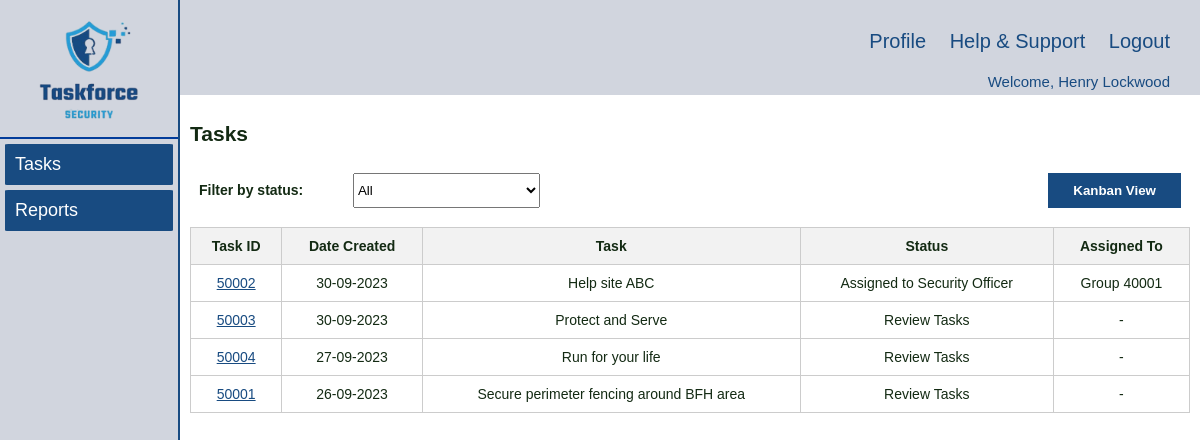
/supervisor/tasks.php (signed in), run on an earlier commit of the app's database.
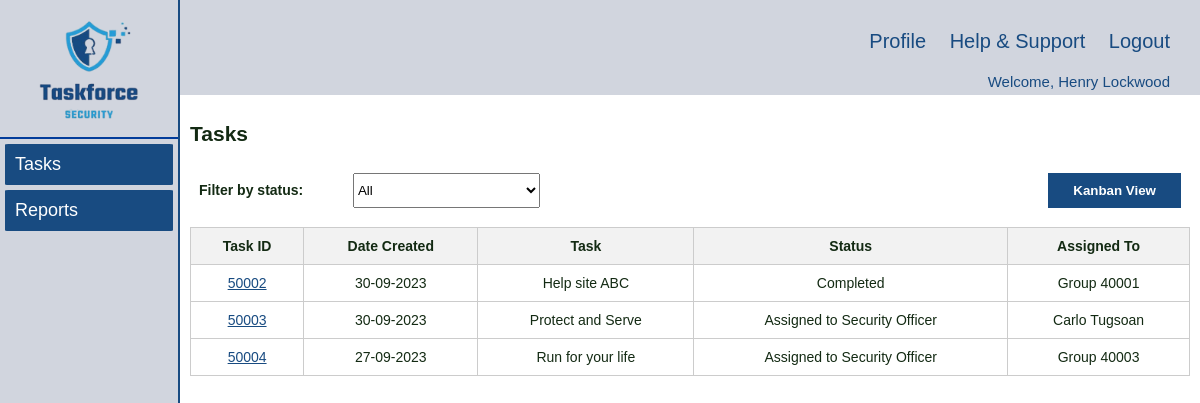
And on a later commit of the database.
### tables this page shows
CREATE TABLE `Task` (
  `taskId` int(5) NOT NULL,
  `taskName` varchar(50) NOT NULL,
  `taskDetailsCli` text NOT NULL,
  `taskDetailsDis` text DEFAULT NULL,
  `taskDetailsSup` text DEFAULT NULL,
  `dateCreated` date NOT NULL,
  `dateFrom` date NOT NULL,
  `dateTo` date NOT NULL,
  `statusDis` char(5) NOT NULL,
  `statusSup` char(5) DEFAULT NULL,
  `dispatcherId` int(5) DEFAULT NULL,
  `supervisorId` int(5) DEFAULT NULL,
  `scheduleId` int(5) DEFAULT NULL,
  `declineReason` text DEFAULT NULL,
  `timestamp` timestamp NOT NULL DEFAULT current_timestamp() ON UPDATE current_timestamp()
);

CREATE TABLE `Status` (
  `statusId` char(5) NOT NULL,
  `status` varchar(100) NOT NULL
);

CREATE TABLE `User` (
  `userId` int(5) NOT NULL,
  `fName` varchar(50) NOT NULL,
  `lName` varchar(50) NOT NULL,
  `role` varchar(20) NOT NULL,
  `dateStart` date NOT NULL,
  `password` varchar(30) NOT NULL,
  `timestamp` timestamp NOT NULL DEFAULT current_timestamp()
);

### supervisor/tasks.php (the view, shortened to what the changed rows need)
<!DOCTYPE html>
<html lang="en">
<head>
  <link rel="stylesheet" href="../styles/navigation.css" />
  <link rel="stylesheet" href="../styles/style.css" />
</head>
<body>
  <div class="wrapper">
    <div class="right_content">
        <?php
        $loginUserId = $_SESSION['loginUserId'];
        ?>
      <div class="main_content">
        <h2>Tasks</h2>
        <form>
        <?php
          require_once "../inc/dbconn.inc.php";
          $sql = "SELECT T.taskId, T.dateCreated, T.taskName, T.scheduleId, S.status
                  FROM Task T JOIN Status S ON T.statusSup = S.statusId
                  WHERE T.statusSup IN ('SUP01','SUP02','SUP03','SUP04') AND T.supervisorId = $loginUserId
                  ORDER BY T.dateCreated DESC";
          $tasks = [];
          if ($result = mysqli_query($conn, $sql)) {
            if (mysqli_num_rows($result) > 0) {
              while ($row = mysqli_fetch_assoc($result)) {
                $tasks[] = $row;
              }
            }
          }
        ?>
          <div class="ListView">
            <table id="tasktable">
              <thead>
                <tr>
                  <th>Task ID</th>
                  <th>Date Created</th>
                  <th>Task</th>
                  <th>Status</th>
                  <th>Assigned To</th>
                </tr>
              </thead>
              <tbody id="TaskTableBody">
                <?php
                foreach ($tasks as $task) :
                  $sql = "SELECT U.userId, U.fName, U.lName
                        FROM User U
                        JOIN User_Schedule US ON U.userId = US.userId
                        JOIN Task T ON US.scheduleId = T.scheduleId
                        WHERE T.scheduleId = ?";
                    $statement = mysqli_stmt_init($conn);
                    $users = [];
                    if (mysqli_stmt_prepare($statement, $sql)) {
                        mysqli_stmt_bind_param($statement, 'i', $task['scheduleId']);
                        if (mysqli_stmt_execute($statement)) {
                            $result = mysqli_stmt_get_result($statement);
                            while ($row = mysqli_fetch_assoc($result)) {
                                $users[] = $row;
                            }
                        }
                    }
                ?>
                  <tr>
                      <td>
                          <a href="javascript:void(0);" onclick="redirectToTasksSoPage('<?php echo $task['taskId']; ?>', '<?php echo $task['dateCreated']; ?>',
                              '<?php echo $task['taskName']; ?>', '<?php echo $task['status']; ?>')">
                              <?php echo (isset($task['taskId']) ? htmlspecialchars($task['taskId']) : ''); ?>
                          </a>
                      </td>
                      <td>
                      <?php
                        if (isset($task['dateCreated'])) {
                            $dateCreated = date('d-m-Y', strtotime($task['dateCreated']));
                            echo htmlspecialchars($dateCreated);
                        } else {
                            echo '';
                        }
                        ?>
                      </td>
                      <td><?php echo (isset($task['taskName']) ? htmlspecialchars($task['taskName']) : ''); ?></td>
                      <td><?php echo (isset($task['status']) ? htmlspecialchars($task['status']) : ''); ?></td>
                      <?php
                      if(count($users) > 1) {
                      ?>
                        <td><?php echo (isset($task['scheduleId']) ? 'Group ' . htmlspecialchars($task['scheduleId']) : '-'); ?></td>
                      <?php
                      } else {
                        $user = $users[0];
                      ?>
                        <td><?php echo (isset($user['fName']) && isset($user['fName']) ? htmlspecialchars($user['fName']) . ' ' . htmlspecialchars($user['lName']) : '-'); ?></td>
                      <?php
                      }
                      ?>
                  </tr>
                <?php endforeach;
                ?>
              </tbody>
            </table>
          </div>
        </form>
      </div>
    </div>
  </div>
</body>
</html>

What changed in the data, as far as the page shows it:
no longer on this page (row edited): task: taskId "50001", dateCreated "26-09-2023", taskName "Secure perimeter fencing around BFH area", status.status "Review Tasks"
changed task "Help site ABC": status.status "Assigned to Security Officer" → "Completed"
changed task "Protect and Serve": status.status "Review Tasks" → "Assigned to Security Officer"; user.fName (not shown) → "Carlo"; user.lName (not shown) → "Tugsoan"; no longer shows "-"
changed task "Run for your life": status.status "Review Tasks" → "Assigned to Security Officer"; scheduleId (not shown) → "40003"; no longer shows "-"
